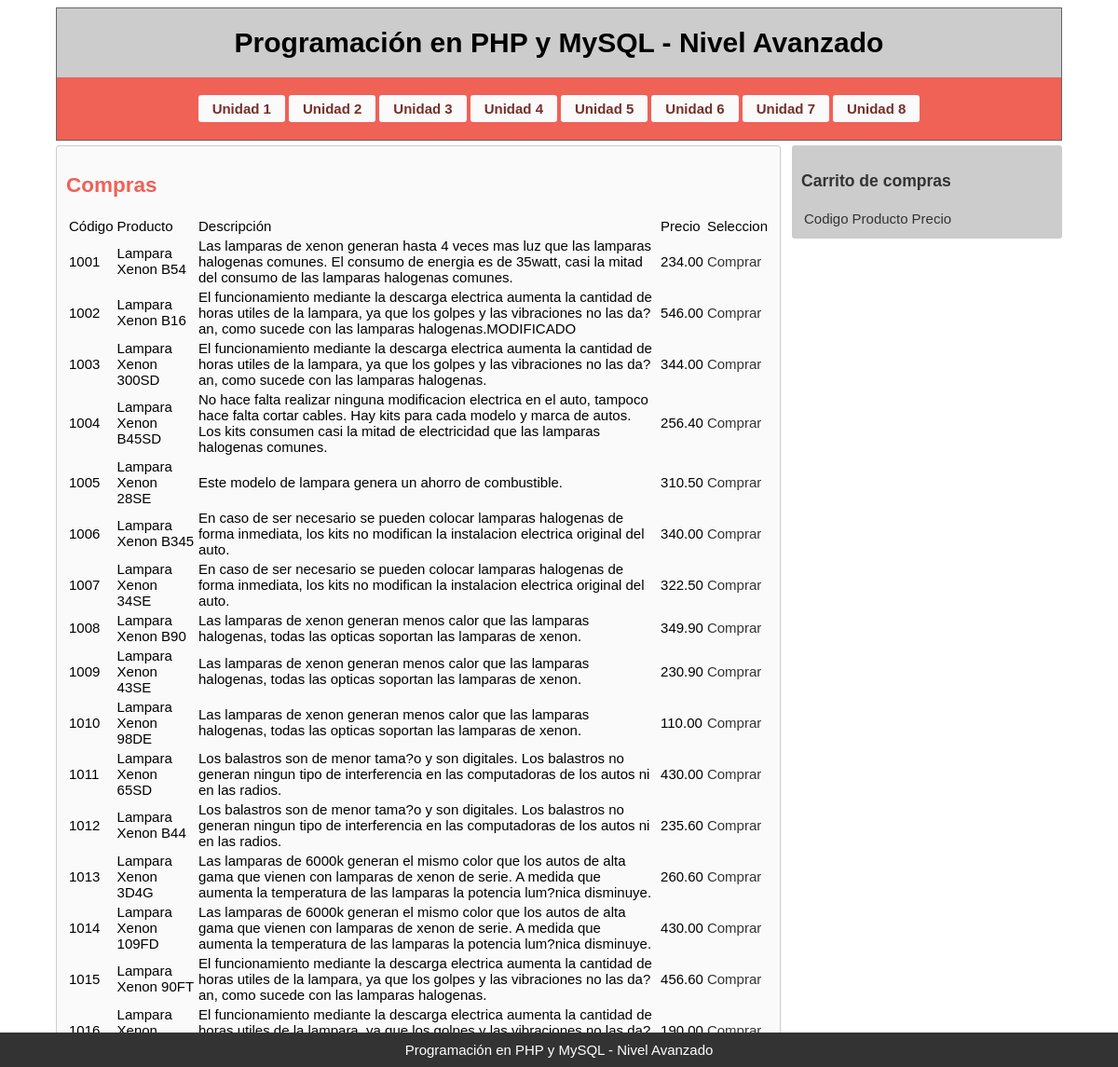
Page /unidad7.php on the committed database.
### tables this page shows
CREATE TABLE `productos` (
  `codigo` int NOT NULL,
  `producto` varchar(30) NOT NULL,
  `descripcion` varchar(255) NOT NULL,
  `precio` decimal(10,2) NOT NULL
);

### recursos.php (called while the page is built, shortened)
<?php
include ("clases/basededatos.php");
include ("clases/productos.php");
$baseDatos = new Basedatos ('localhost:3306', 'root', '123456', 'phpavanzado');
$productos = new Productos ($baseDatos);
?>

### clases/productos.php (called while the page is built)
<?php
class Productos {
    public $baseconectada;
    function __construct($base) {
        $this->baseconectada = $base;
    }
    public function listar_productos () {
        $resultado = $this->baseconectada->ejecutarQuery("SELECT * FROM productos");
        return $resultado;
    }
}
?>

### clases/basededatos.php (called while the page is built, shortened)
<?php
class Basedatos {
    private $conexion;
    function __construct($servidor, $usuario, $password, $base)
    {
       $this->conexion = new mysqli($servidor, $usuario, $password, $base);
    }
    public function ejecutarQuery($codigoSQL) {
          $instruccion = strtoupper(substr($codigoSQL, 0, 6));
          $mostrarCont = [];
          switch($instruccion) {
            case 'SELECT':
                $sql = $this->conexion->query($codigoSQL);
                while($listarCont = $sql->fetch_assoc()) {
                    $mostrarCont[] = $listarCont;
                }
                return $mostrarCont;
                break;
          }
    }
}
?>

### unidad7.php (the view, shortened to what this page needs)
<!DOCTYPE html>
<html lang="es">
<head>
    <link rel="stylesheet" href="estilos.css">
</head>
<body>
<div class="container">
    <header>
        <h1>Programación en PHP y MySQL - Nivel Avanzado</h1>
    <nav>
        <?php include("botonera.php");
        include("recursos.php");?>
    </nav>
    </header>
    <section>
        <h2>Compras</h2>
        <table>
            <tr>
                <td>Código</td>
                <td>Producto</td>
                <td>Descripción</td>
                <td>Precio</td>
                <td>Seleccion</td>
            </tr>
            <?php
            $mostrarProductos = $productos->listar_productos();
            if (is_array($mostrarProductos) && count($mostrarProductos) > 0) {
                for($i=0; $i<count($mostrarProductos); $i++) {
            ?>
               <tr>
                  <td><?php echo $mostrarProductos[$i]['codigo']; ?>
                  </td>
                  <td><?php echo $mostrarProductos[$i]['producto']; ?>
                  </td>
                  <td><?php echo $mostrarProductos[$i]['descripcion']; ?>
                  </td>
                  <td><?php echo $mostrarProductos[$i]['precio']; ?>
                 </td>
                 <td><a href="cargar_carrito.php?
                 codigoProd= <?php echo $mostrarProductos[$i]['codigo']; ?>&
                 nombreProd= <?php echo $mostrarProductos[$i]['producto']; ?>&
                 descProd= <?php echo $mostrarProductos[$i]['descripcion']; ?>&
                 precioProd= <?php echo $mostrarProductos[$i]['precio']; ?>&
                 ">Comprar</a>
                 </td>
                </tr>
            <?php
                }
            }
            ?>
        </table>
    </section>
    <aside>
    <h3> Carrito de compras </h3>
        <table>
        <tr>
           <td>Codigo</td>
            <td>Producto</td>
            <td>Precio</td>
        </tr>
        </table>
  </aside>
    <footer>
        <a href="https://site.elearning-total.com/courses/?com=lb">Programación en PHP y MySQL - Nivel Avanzado</a>
    </footer>
</div>
</body>
</html>

### estilos.css (style rules this page uses)
.container { width:1080px; margin:0px auto; font-size:1em; font-family: "Arial", Georgia, Serif; font-size: 15px; }
header { text-align:center; border: 1px solid #666; background: #cccccc; }
a { color: #333; text-decoration: none; }
section,aside { margin-top: 5px; padding: 10px; -moz-border-radius:3px;-webkit-border-radius:3px;-o-border-radius:3px;border-radius:3px; }
section { float: left; width: 70%; background: #fafafa; border: 1px solid #ccc; }
aside { float: right; width: 25%; background:#ccc; color: #333; }
nav { padding:0.2%; background:#f06156; margin-top: 0.5%; }
footer { position: fixed; width: 100%; right: 0; bottom: 0; left: 0; padding: 10px 0px 10px 0px; background-color: #333; text-align: center; }
footer a { color: #fff; }
h2 { color: #f06156; }

### rows in the picture
productos: codigo "1001", producto "Lampara Xenon B54", descripcion "Las lamparas de xenon generan hasta 4 veces mas luz que las lamparas halogenas comunes. El consumo de energia es de 35watt, casi la mitad del consumo de las lamparas halogenas comunes.", precio "234.00"
productos: codigo "1002", producto "Lampara Xenon B16", descripcion "El funcionamiento mediante la descarga electrica aumenta la cantidad de horas utiles de la lampara, ya que los golpes y las vibraciones no las da?an, como sucede con las lamparas halogenas.MODIFICADO", precio "546.00"
productos: codigo "1003", producto "Lampara Xenon 300SD", descripcion "El funcionamiento mediante la descarga electrica aumenta la cantidad de horas utiles de la lampara, ya que los golpes y las vibraciones no las da?an, como sucede con las lamparas halogenas.", precio "344.00"
productos: codigo "1004", producto "Lampara Xenon B45SD", descripcion "No hace falta realizar ninguna modificacion electrica en el auto, tampoco hace falta cortar cables. Hay kits para cada modelo y marca de autos. Los kits consumen casi la mitad de electricidad que las lamparas halogenas comunes.", precio "256.40"
productos: codigo "1005", producto "Lampara Xenon 28SE", descripcion "Este modelo de lampara genera un ahorro de combustible.", precio "310.50"
productos: codigo "1006", producto "Lampara Xenon B345", descripcion "En caso de ser necesario se pueden colocar lamparas halogenas de forma inmediata, los kits no modifican la instalacion electrica original del auto.", precio "340.00"
productos: codigo "1007", producto "Lampara Xenon 34SE", descripcion "En caso de ser necesario se pueden colocar lamparas halogenas de forma inmediata, los kits no modifican la instalacion electrica original del auto.", precio "322.50"
productos: codigo "1008", producto "Lampara Xenon B90", descripcion "Las lamparas de xenon generan menos calor que las lamparas halogenas, todas las opticas soportan las lamparas de xenon.", precio "349.90"
productos: codigo "1009", producto "Lampara Xenon 43SE", descripcion "Las lamparas de xenon generan menos calor que las lamparas halogenas, todas las opticas soportan las lamparas de xenon.", precio "230.90"
productos: codigo "1010", producto "Lampara Xenon 98DE", descripcion "Las lamparas de xenon generan menos calor que las lamparas halogenas, todas las opticas soportan las lamparas de xenon.", precio "110.00"
productos: codigo "1011", producto "Lampara Xenon 65SD", descripcion "Los balastros son de menor tama?o y son digitales. Los balastros no generan ningun tipo de interferencia en las computadoras de los autos ni en las radios.", precio "430.00"
productos: codigo "1012", producto "Lampara Xenon B44", descripcion "Los balastros son de menor tama?o y son digitales. Los balastros no generan ningun tipo de interferencia en las computadoras de los autos ni en las radios.", precio "235.60"
productos: codigo "1013", producto "Lampara Xenon 3D4G", descripcion "Las lamparas de 6000k generan el mismo color que los autos de alta gama que vienen con lamparas de xenon de serie. A medida que aumenta la temperatura de las lamparas la potencia lum?nica disminuye.", precio "260.60"
productos: codigo "1014", producto "Lampara Xenon 109FD", descripcion "Las lamparas de 6000k generan el mismo color que los autos de alta gama que vienen con lamparas de xenon de serie. A medida que aumenta la temperatura de las lamparas la potencia lum?nica disminuye.", precio "430.00"
productos: codigo "1015", producto "Lampara Xenon 90FT", descripcion "El funcionamiento mediante la descarga electrica aumenta la cantidad de horas utiles de la lampara, ya que los golpes y las vibraciones no las da?an, como sucede con las lamparas halogenas.", precio "456.60"
productos: codigo "1016", producto "Lampara Xenon…", descripcion "El funcionamiento mediante la descarga electrica aumenta la cantidad de horas utiles de la lampara, ya que los golpes y las vibraciones no las…", precio "190.00"
